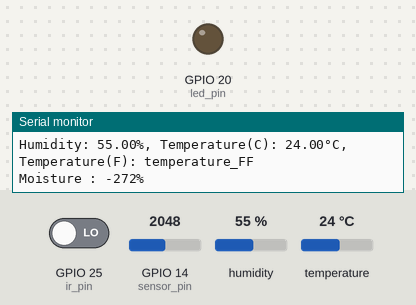
A sketch run on a simulated ESP32. Parts: output pins drawn as LEDs (lit = HIGH), the last lines printed to the serial monitor. The inputs (shaded band) are chosen by the test bench; at power-on: GPIO 25 (ir_pin) LOW, GPIO 14 (sensor_pin) = 2048, humidity 55 %, temperature 24 °C.

Above: at 2.3 s.
2.4 s: GPIO 25 (ir_pin) driven HIGH
At 3.6 s:
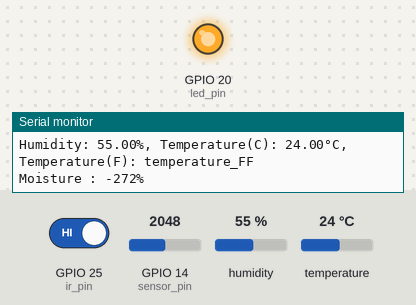
4.5 s: GPIO 25 (ir_pin) driven LOW
At 4.9 s:
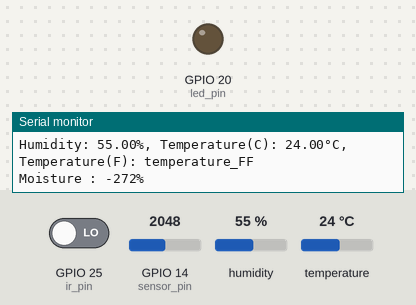
Timing chart, 0 to 7.5 s (numbered marks = the images above; inputs shaded):
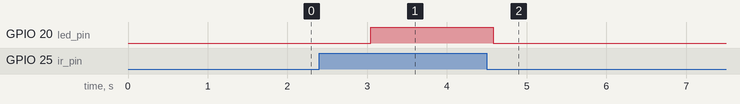

Measured:
- after the input at 2.4 s, GPIO 20 (led_pin): LOW → HIGH after 0.65 s
- after the input at 4.5 s, GPIO 20 (led_pin): HIGH → LOW after 0.08 s

The sketch:

Exagrow.ino
```cpp
#include "DHT.h"

#define DHTTYPE DHT11

int sensor_pin = 14;
int dht_pin = 27;
int ir_pin = 25;
int led_pin = 20; //Assign one pin for LED, to glow.

DHT dht(dht_pin, DHTTYPE); //Initialise DHT object

int moist_val;

void setup() {
  Serial.begin(9600);
  Serial.println("Sensor Data\n");
  pinMode(sensor_pin, INPUT);
  pinMode(dht_pin, INPUT);
  pinMode(ir_pin, INPUT);
  pinMode(led_pin, OUTPUT);
  dht.begin();
}

void loop() {
  moist_val = map(analogRead(sensor_pin), 550, 0, 0, 100);
  Serial.print("Moisture : ");
  Serial.print(moist_val);
  Serial.print("%\n");
  delay(500);

  float humidity = dht.readHumidity();
  float temperature_C = dht.readTemperature();
  float temperature_F = dht.readTemperature(true);
  delay(500);
  if (isnan(humidity) || isnan(temperature_C) || isnan(temperature_F)) {
    Serial.println("Unable to read from DHT!");
    return;
  }
  Serial.print("Humidity: ");
  Serial.print(humidity);
  Serial.print("%, Temperature(C): ");
  Serial.print(temperature_C);
  Serial.print("°C, Temperature(F): ");
  Serial.print("temperature_F");
  Serial.print("F\n");
  delay(500); //Prints values from DHT

  if(digitalRead(ir_pin) == 1){
    digitalWrite(led_pin, 1);
  }
  else if(digitalRead(ir_pin) == 0){
    digitalWrite(led_pin, 0);
  }
}
```
